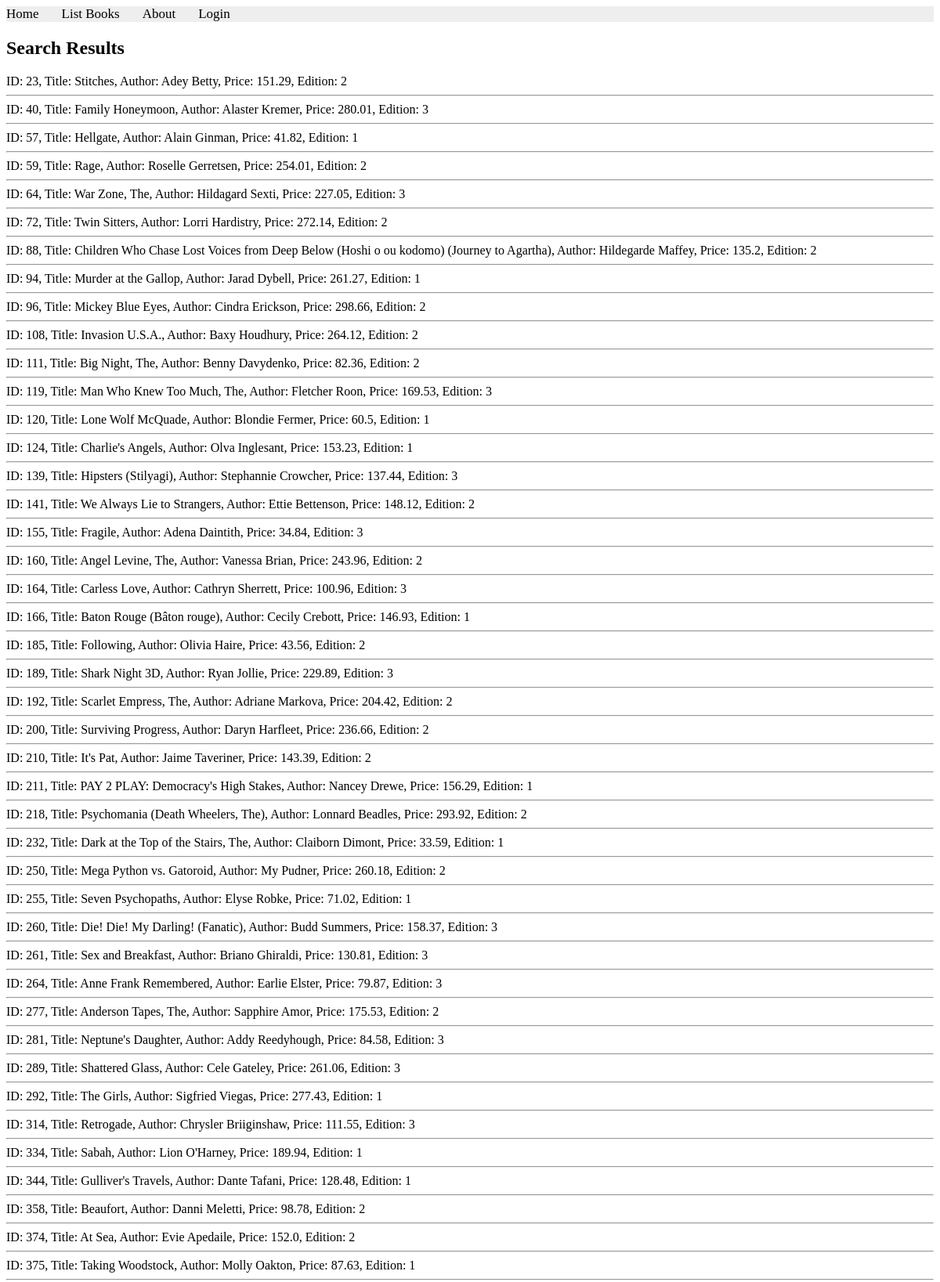
The app's page /books/lab8/task3/ (upper part) with its own data.
### apps/bookmodule/models.py (models this page shows)
class Book(models.Model):
    title = models.CharField(max_length = 50)
    author = models.CharField(max_length = 50)
    price = models.FloatField(default = 0.0)
    edition = models.SmallIntegerField(default = 1)

### apps/bookmodule/views.py (the view)
# urls.py: path('lab8/task3/', views.task3, name="books.task3"),
def task3(request):
    books = Book.objects.filter(
        Q(edition__lte=3) & ~(Q(title__icontains='co') | Q(author__icontains='co'))
    )
    if books.exists():
        return render(request, 'bookmodule/task3.html', {'books': books})
    else:
        return render(request, 'bookmodule/index.html')

### apps/templates/bookmodule/task3.html (shortened to what this page needs)
{% extends "layouts/base.html" %}
{% load static %}
{% block content %}
<h2>Search Results</h2>
{% if books %}
{% for obj in books %}
    ID: {{obj.id}}, Title: {{obj.title}}, Author: {{obj.author}}, Price: {{obj.price}}, Edition: {{obj.edition}}
    <hr>
{% endfor %}
{% else %}
<p>No books found matching your search.</p>
{% endif %}
{% endblock content %}

### records on screen
Book: id "23", title "Stitches", author "Adey Betty", price "151.29", edition "2"
Book: id "40", title "Family Honeymoon", author "Alaster Kremer", price "280.01", edition "3"
Book: id "57", title "Hellgate", author "Alain Ginman", price "41.82", edition "1"
Book: id "59", title "Rage", author "Roselle Gerretsen", price "254.01", edition "2"
Book: id "64", title "War Zone, The", author "Hildagard Sexti", price "227.05", edition "3"
Book: id "72", title "Twin Sitters", author "Lorri Hardistry", price "272.14", edition "2"
Book: id "88", title "Children Who Chase Lost Voices from Deep Below (Hoshi o ou kodomo) (Journey to Agartha)", author "Hildegarde Maffey", price "135.2", edition "2"
Book: id "94", title "Murder at the Gallop", author "Jarad Dybell", price "261.27", edition "1"
Book: id "96", title "Mickey Blue Eyes", author "Cindra Erickson", price "298.66", edition "2"
Book: id "108", title "Invasion U.S.A.", author "Baxy Houdhury", price "264.12", edition "2"
Book: id "111", title "Big Night, The", author "Benny Davydenko", price "82.36", edition "2"
Book: id "119", title "Man Who Knew Too Much, The", author "Fletcher Roon", price "169.53", edition "3"
Book: id "120", title "Lone Wolf McQuade", author "Blondie Fermer", price "60.5", edition "1"
Book: id "124", title "Charlie's Angels", author "Olva Inglesant", price "153.23", edition "1"
Book: id "139", title "Hipsters (Stilyagi)", author "Stephannie Crowcher", price "137.44", edition "3"
Book: id "141", title "We Always Lie to Strangers", author "Ettie Bettenson", price "148.12", edition "2"
Book: id "155", title "Fragile", author "Adena Daintith", price "34.84", edition "3"
Book: id "160", title "Angel Levine, The", author "Vanessa Brian", price "243.96", edition "2"
Book: id "164", title "Carless Love", author "Cathryn Sherrett", price "100.96", edition "3"
Book: id "166", title "Baton Rouge (Bâton rouge)", author "Cecily Crebott", price "146.93", edition "1"
Book: id "185", title "Following", author "Olivia Haire", price "43.56", edition "2"
Book: id "189", title "Shark Night 3D", author "Ryan Jollie", price "229.89", edition "3"
Book: id "192", title "Scarlet Empress, The", author "Adriane Markova", price "204.42", edition "2"
Book: id "200", title "Surviving Progress", author "Daryn Harfleet", price "236.66", edition "2"
Book: id "210", title "It's Pat", author "Jaime Taveriner", price "143.39", edition "2"
Book: id "211", title "PAY 2 PLAY: Democracy's High Stakes", author "Nancey Drewe", price "156.29", edition "1"
Book: id "218", title "Psychomania (Death Wheelers, The)", author "Lonnard Beadles", price "293.92", edition "2"
Book: id "232", title "Dark at the Top of the Stairs, The", author "Claiborn Dimont", price "33.59", edition "1"
Book: id "250", title "Mega Python vs. Gatoroid", author "My Pudner", price "260.18", edition "2"
Book: id "255", title "Seven Psychopaths", author "Elyse Robke", price "71.02", edition "1"
Book: id "260", title "Die! Die! My Darling! (Fanatic)", author "Budd Summers", price "158.37", edition "3"
Book: id "261", title "Sex and Breakfast", author "Briano Ghiraldi", price "130.81", edition "3"
Book: id "264", title "Anne Frank Remembered", author "Earlie Elster", price "79.87", edition "3"
Book: id "277", title "Anderson Tapes, The", author "Sapphire Amor", price "175.53", edition "2"
Book: id "281", title "Neptune's Daughter", author "Addy Reedyhough", price "84.58", edition "3"
Book: id "289", title "Shattered Glass", author "Cele Gateley", price "261.06", edition "3"
Book: id "292", title "The Girls", author "Sigfried Viegas", price "277.43", edition "1"
Book: id "314", title "Retrogade", author "Chrysler Briiginshaw", price "111.55", edition "3"
Book: id "334", title "Sabah", author "Lion O'Harney", price "189.94", edition "1"
Book: id "344", title "Gulliver's Travels", author "Dante Tafani", price "128.48", edition "1"
Book: id "358", title "Beaufort", author "Danni Meletti", price "98.78", edition "2"
Book: id "374", title "At Sea", author "Evie Apedaile", price "152.0", edition "2"
Book: id "375", title "Taking Woodstock", author "Molly Oakton", price "87.63", edition "1"
